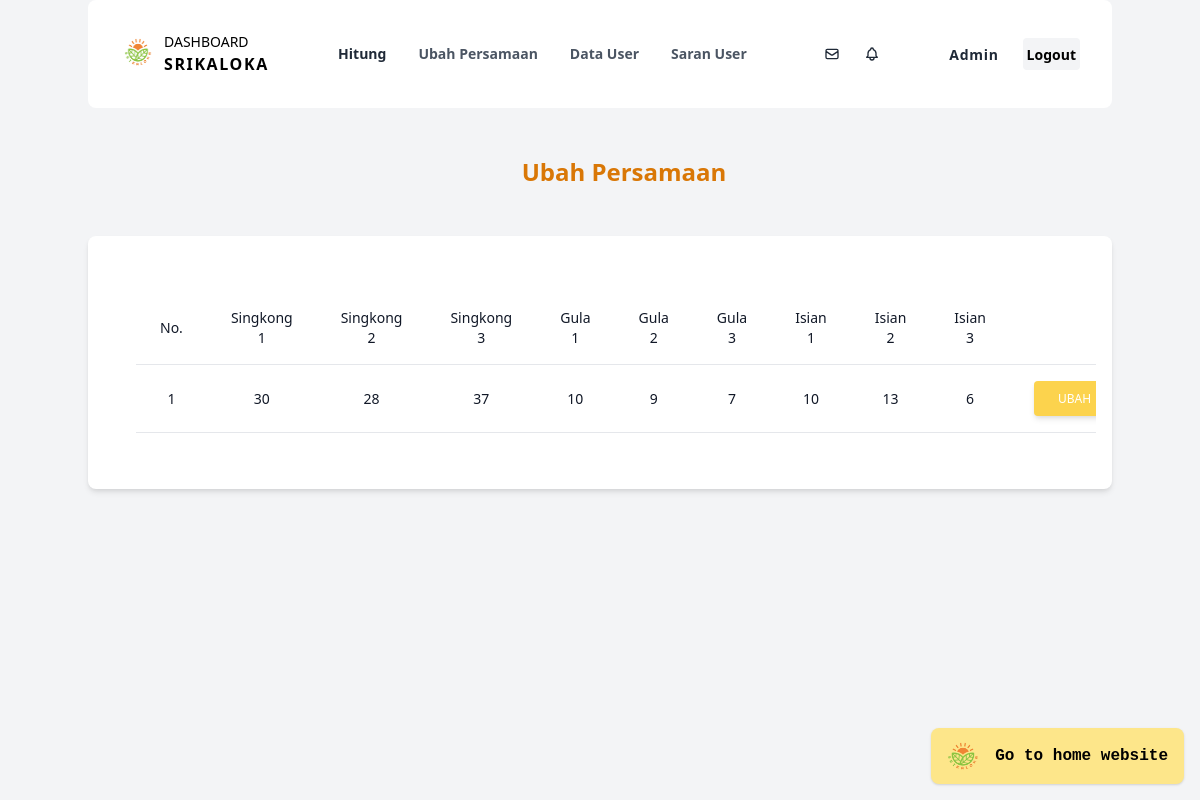
Screenshot of /admubah.php with the database file from the repository.
### tables this page shows
CREATE TABLE `hitung` (
  `id_barang` int(12) NOT NULL,
  `singkong1` int(12) NOT NULL,
  `singkong2` int(12) NOT NULL,
  `singkong3` int(12) NOT NULL,
  `gula1` int(12) NOT NULL,
  `gula2` int(12) NOT NULL,
  `gula3` int(12) NOT NULL,
  `isian1` int(12) NOT NULL,
  `isian2` int(12) NOT NULL,
  `isian3` int(12) NOT NULL
);

### admubah.php (the view, shortened to what this page needs)
<!DOCTYPE html>
<html lang="en">
<head>
    <link href="https://unpkg.com/tailwindcss@^2/dist/tailwind.min.css" rel="stylesheet">
</head>
<body class="relative antialiased bg-gray-100">
    <div class="fixed bottom-4 right-4 xl:right-20">
        <a href="index.php" target="_blank" class="transform duration-500 ease-in-out animate-bounce bg-yellow-200 px-4 py-3 font-mono font-semibold rounded-lg shadow hover:shadow-xl flex justify-between items-center gap-4">
            <img class="w-8 h-8 rounded" src="src/img/logo-nobg.png" alt="Logo Srikaloka">
            Go to home website
        </a>
    </div>
    <nav class="p-4 md:py-8 xl:px-0 md:container md:mx-w-6xl md:mx-auto bg-white rounded-lg">
        <div class="hidden lg:flex lg:justify-between lg:items-center">
            <a href="admhome.php" class="flex items-start gap-2 group ml-4">
                <div class="bg-grey-100 text-white p-1 rounded-md group-hover:bg-yellow-300">
                    <img src="src/img/logo-nobg.png" alt="logo Srikaloka" class="w-7 h-8">
                </div>
                <p class="text-sm font-light uppercase">
                    Dashboard
                    <span class="text-base block font-bold tracking-widest">
                        Srikaloka
                    </span>
                </p>
            </a>
            <ul class="flex items-center space-x-4 text-sm font-semibold">
                <li><a href="admhitung.php" class="px-2 xl:px-4 py-2 text-gray-800 rounded-md hover:bg-gray-200">Hitung</a></li>
                <li><a href="admubah.php" class="px-2 xl:px-4 py-2 text-gray-600 rounded-md hover:bg-gray-200">Ubah Persamaan</a></li>
                <li><a href="datauser.php" class="px-2 xl:px-4 py-2 text-gray-600 rounded-md hover:bg-yellow-400">Data User</a></li>
                <li><a href="saranuser.php" class="px-2 xl:px-4 py-2 text-gray-600 rounded-md hover:bg-yellow-400">Saran User</a></li>
            </ul>
            <ul class="flex space-x-2 xl:space-x-4 text-sm font-semibold">
                <li>
                    <a href="#">
                        <div class="p-2 rounded hover:bg-gray-200">
                        </div>
                    </a>
                </li>
                <li>
                    <a href="#">
                        <div class="p-2 rounded hover:bg-gray-200">
                        </div>
                    </a>
                </li>
            </ul>
            <ul class="flex items-center gap-6">
                <li>
                    <a href="#" class="text-sm font-sans text-gray-800 font-semibold tracking-wider">
                        Admin
                    </a>
                </li>
                <li>
                    <a href="#">
                        <div class="p-1 rounded bg-gray-100 mr-4 hover:bg-gray-200">
                            <a href="adlogin.php" class="font-sans text-sm font-semibold">Logout</a>
                        </div>
                    </a>
                </li>
            </ul>
        </div>
    </nav>
    <h2 class="animate-pulse mt-12 ml-12 text-2xl font-bold text-center text-yellow-600 mb-12">
        Ubah Persamaan
    </h2>
    <section class="mt-12 mb-12 lg:mb-0 md:container md:mx-auto block rounded-lg shadow-md bg-white px-6 py-12 md:px-12">
        <div class="flex flex-col">
            <div class="overflow-x-auto sm:-mx-6 lg:-mx-8">
                <div class="py-2 inline-block min-w-full sm:px-6 lg:px-8">
                    <div class="overflow-hidden">
                        <table class="min-w-full">
                            <thead class="bg-white border-b">
                                <tr>
                                    <th scope="col" class="text-sm text-center font-medium text-gray-900 px-6 py-4 text-left">
                                        No.
                                    </th>
                                    <th scope="col" class="text-sm text-center font-medium text-gray-900 px-6 py-4 text-left">
                                        Singkong 1
                                    </th>
                                    <th scope="col" class="text-sm text-center font-medium text-gray-900 px-6 py-4 text-left">
                                        Singkong 2
                                    </th>
                                    <th scope="col" class="text-sm text-center font-medium text-gray-900 px-6 py-4 text-left">
                                        Singkong 3
                                    </th>
                                    <th scope="col" class="text-sm text-center font-medium text-gray-900 px-6 py-4 text-left">
                                        Gula 1
                                    </th>
                                    <th scope="col" class="text-sm text-center font-medium text-gray-900 px-6 py-4 text-left">
                                        Gula 2
                                    </th>
                                    <th scope="col" class="text-sm text-center font-medium text-gray-900 px-6 py-4 text-left">
                                        Gula 3
                                    </th>
                                    <th scope="col" class="text-sm text-center font-medium text-gray-900 px-6 py-4 text-left">
                                        Isian 1
                                    </th>
                                    <th scope="col" class="text-sm text-center font-medium text-gray-900 px-6 py-4 text-left">
                                        Isian 2
                                    </th>
                                    <th scope="col" class="text-sm text-center font-medium text-gray-900 px-6 py-4 text-left">
                                        Isian 3
                                    </th>
                                </tr>
                            </thead>
                            <?php
                            include "db.php";
                            $sql = "SELECT * FROM hitung ORDER BY id_barang DESC";
                            $hasil = mysqli_query($con, $sql);
                            $no = 0;
                            while ($data = mysqli_fetch_array($hasil)) {
                                $no++;
                            ?>
                                <tbody>
                                    <tr class="bg-white border-b text-center transition duration-300 ease-in-out hover:bg-gray-100">
                                        <td class="px-6 py-4 whitespace-nowrap text-sm font-medium text-gray-900"><?php echo $no;?></td>
                                        <td class="text-sm text-gray-900 font-light px-6 py-4 whitespace-nowrap">
                                        <?php echo $data["singkong1"]; ?>
                                        </td>
                                        <td class="text-sm text-gray-900 font-light px-6 py-4 whitespace-nowrap">
                                        <?php echo $data["singkong2"]; ?>
                                        </td>
                                        <td class="text-sm text-gray-900 font-light px-6 py-4 whitespace-nowrap">
                                        <?php echo $data["singkong3"]; ?>
                                        </td>
                                        <td class="text-sm text-gray-900 font-light px-6 py-4 whitespace-nowrap">
                                        <?php echo $data["gula1"]; ?>
                                        </td>
                                        <td class="text-sm text-gray-900 font-light px-6 py-4 whitespace-nowrap">
                                        <?php echo $data["gula2"]; ?>
                                        </td>
                                        <td class="text-sm text-gray-900 font-light px-6 py-4 whitespace-nowrap">
                                        <?php echo $data["gula3"]; ?>
                                        </td>
                                        <td class="text-sm text-gray-900 font-light px-6 py-4 whitespace-nowrap">
                                        <?php echo $data["isian1"]; ?>
                                        </td>
                                        <td class="text-sm text-gray-900 font-light px-6 py-4 whitespace-nowrap">
                                        <?php echo $data["isian2"]; ?>
                                        </td>
                                        <td class="text-sm text-gray-900 font-light px-6 py-4 whitespace-nowrap">
                                        <?php echo $data["isian3"]; ?>
                                        </td>
                                        <td class="text-sm text-gray-900 font-light px-6 py-4 whitespace-nowrap">
                                            <a href="edithitung.php?id_barang=<?php echo $data['id_barang']; ?>">
                                                <button class="inline-block px-6 py-2.5 bg-yellow-300 text-white font-medium text-xs leading-tight uppercase rounded shadow-md hover:bg-yellow-400 hover:shadow-lg focus:bg-yellow-500 focus:shadow-lg focus:outline-none focus:ring-0 active:bg-orange-500 active:shadow-lg transition duration-150 ease-in-out">
                                                    Ubah
                                                </button>
                                            </a>
                                        </td>
                                    </tr>
                                </tbody>
                            <?php } ?>
                        </table>
                    </div>
                </div>
            </div>
        </div>
    </section>
</body>
</html>

### rows the page displays
hitung: singkong1 "30", singkong2 "28", singkong3 "37", gula1 "10", gula2 "9", gula3 "7", isian1 "10", isian2 "13", isian3 "6"
